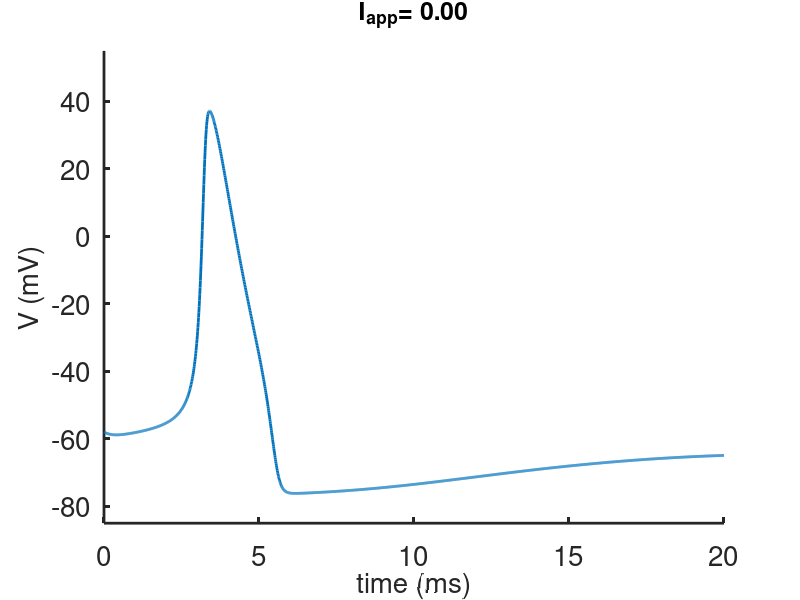
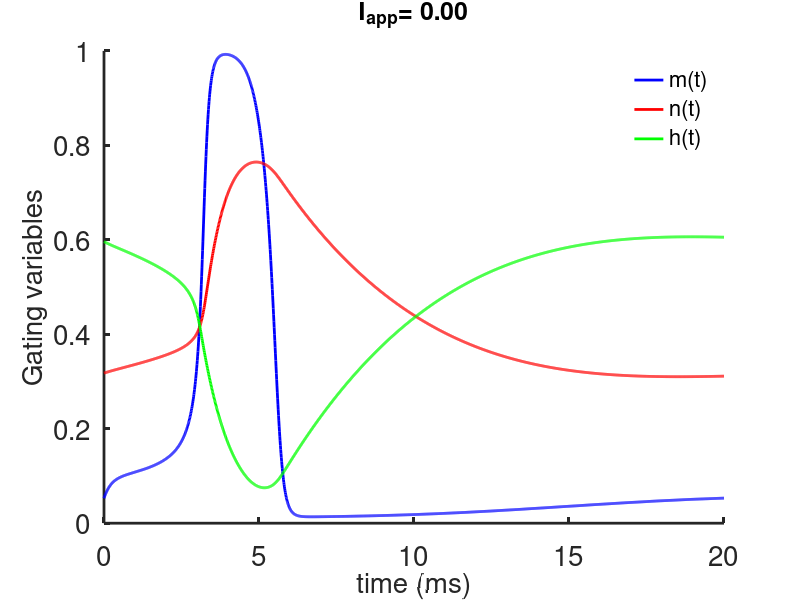
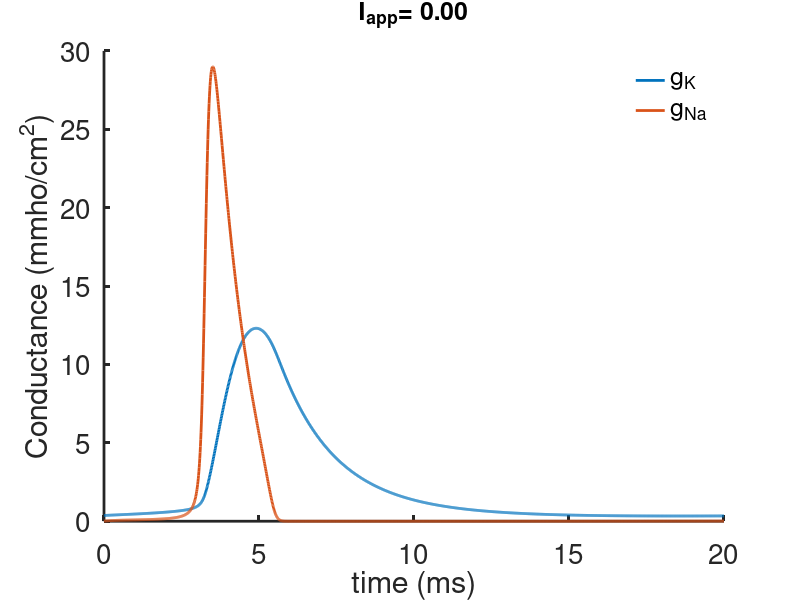
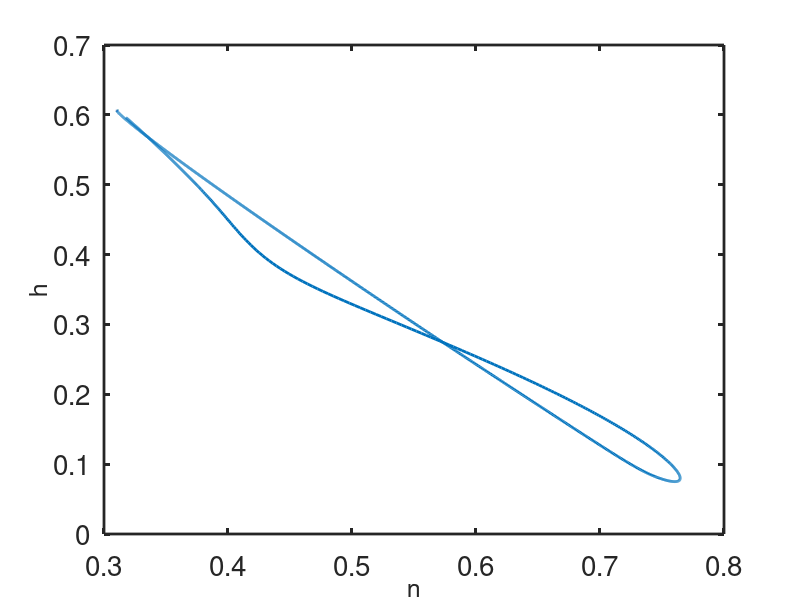

Write the MATLAB code that produced these figures, in order.
%
%  -------------------------------------------------------------------
%
%  This is an ode integrator for the Hodgkin-Huxley equations.
%
%   For Chapter 5, Fig. 5.6 of
%   Keener and Sneyd, Mathematical Physiology, 3rd Edition, Springer.
%
%   Written by James Keener and James Sneyd
%
%  -------------------------------------------------------------------

function hh

clear all
close all
clc

set(0,                           ...
   'defaultaxesfontsize', 20,   ...
   'defaultaxeslinewidth', 2.0, ...
   'defaultlinelinewidth', 2.0);

% set parameters
%p.Veq = 0; %is the original HH formulation
p.Veq = -65; % is the physiological formulation resting potential
% the resting potential
Tmin = -273.15;  % absolute zero temperature
Tc = 6.3; %the temperature for the original HH model

p.gnabar = 120.;
p.gkbar = 36;
p.gl = 0.3;

%These are the Nernst potentials:
VNa = 50; % the sodium Nernst potential
VK = -77;  % the potassium Nernst potential
VL = -54.4;  % the leak Nernst potential
p.vna = VNa - p.Veq;
p.vk = VK-p.Veq;
p.vl = VL -p.Veq;

p.Iapp =  0;  % change the applied current here
 % other possible values:
 %p.Iapp = 20;
 %p.Iapp = 140;
% initial data
v0 = 7+p.Veq;
%v0=p.Veq;
m = 0.0529;
h = 0.5961;
n = 0.3177;
s0 = [v0;m;h;n];

%specify the output points
tstep = .01;
if (p.Iapp>0)
    tend = 60;
else
    tend = 20;
end

tspan = [0:tstep:tend];

[T,S] = ode23(@(t,x)deRHS(t,x,p),tspan, s0, odeset('maxstep',1));
V = S(:,1);  % V is the membrane potential
v=V-p.Veq;   % v is the deviation of potential from rest
m = S(:,2);
h = S(:,3);
n = S(:,4);
S(end,1)

% currents
gna=p.gnabar*m.^3.*h;
gk=p.gkbar*n.^4;
Icl=p.gl*(v-p.vl);
Ina=gna.*(v-p.vna);
Ik=gk.*(v-p.vk);

figure(1)
plot(T,V ,'linewidth',2)
axis([0 tend -20+p.Veq 120+p.Veq])
xlabel('time (ms)','fontsize',20)
ylabel('V (mV)','fontsize',20)
box off
formatSpecF = '%5.2f\n';
title(strcat('I_{app}= ',sprintf(formatSpecF,p.Iapp)),'fontsize',18)


figure(2)
plot(T,m,'b',T,n,'r',T,h,'g',  'linewidth',2)
legend('boxoff')
legend('m(t)','n(t)','h(t)','fontsize',16)
xlabel('time (ms)','fontsize',20)
ylabel('Gating variables','fontsize',20)
axis([0 tend 0 1])
box off
title(strcat('I_{app}= ',sprintf(formatSpecF,p.Iapp)),'fontsize',18)

figure(3)
plot(T, gk,T, gna)
xlabel('time (ms)')
ylabel('Conductance (mmho/cm^2)')
box off
legend('boxoff')
legend('g_K','g_{Na}')
title(strcat('I_{app}= ',sprintf(formatSpecF,p.Iapp)),'fontsize',18)

figure(4)
plot(n,h,  'linewidth',2)
xlabel('n','fontsize',18)
ylabel('h','fontsize',18)

end % of main

%%%%%%%%%%%%%%%%%%%%%%%%%%%%%%%%%%%%%%%%%%%%%%%%%%%%%%%%%
%% the right hand side for the simulation:
function s_prime=deRHS(t,s,p)

v = s(1)-p.Veq;
m = s(2);
h = s(3);
n = s(4);

AM=.1*(25.0001-v)./(exp(.1*(25.0001-v))-1.); % t0 avoid V=25
BM=4.*exp(-v/18);
AH=.07*exp(-v/20.);
BH=1./(exp(.1*(30.-v))+1.);
AN=.01*(10.0001-v)./(exp(.1*(10.0001-v))-1.);% to avoid V=10
BN=.125*exp(-v/80.);

Fm=AM*(1.-m)-BM*m;
Fh=AH*(1.-h)-BH*h;
Fn=AN*(1.-n)-BN*n;
gna=p.gnabar*m.^3.*h;
gk=p.gkbar*n.^4;
Icl=p.gl*(v-p.vl);
Fv = -gna*(v-p.vna)-gk*(v-p.vk)-Icl;

s_prime = [Fv+p.Iapp Fm Fh Fn]';

end
